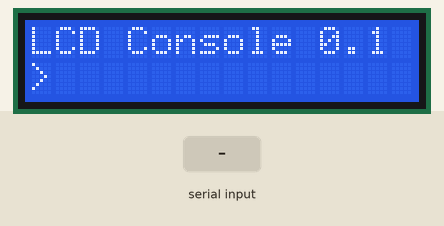
Simulated run of this sketch. Board: Arduino Uno, built with avr-gcc and run on an emulated ATmega328P. On the bench: 16×2 character LCD. The test bench sets the inputs (shaded band). What the sketch prints to the serial monitor is not drawn.

Above: at 1.3 s.
1.4 s: "1" received over Serial
At 2.7 s:
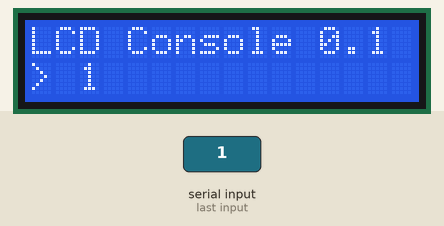
3.9 s: "0" received over Serial
At 5.8 s:
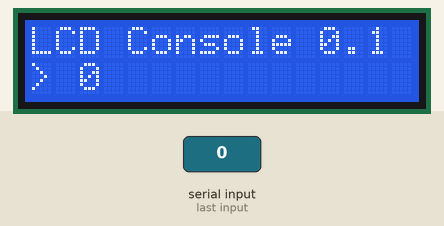
6.4 s: "2" received over Serial
At 7.7 s:
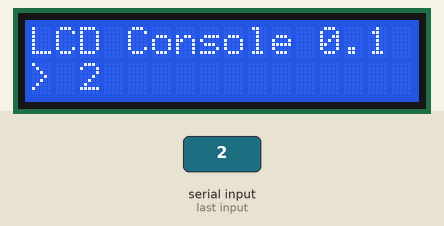
Timing chart, 0 to 9.4 s (numbered marks = the images above; inputs shaded):
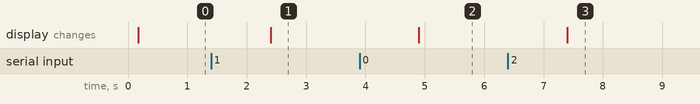

The sketch:

LCDSerial.ino
```cpp
#include <LiquidCrystal.h>
LiquidCrystal lcd(8, 9, 4, 5, 6, 7);

void setup() {
  // put your setup code here, to run once:
  Serial.begin(9600);
  Serial.println("Welcome!");
  Serial.println("This is Muhammadreza Haghiri's simple console!");
  Serial.println("Type some messages here, and see that on your LCD!");
  Serial.println("Designed for LCD & Keypad Shield");
  Serial.println("=====================\n");
  lcd.begin(16, 2);
  lcd.print("LCD Console 0.1");
}

void loop() {
  // put your main code here, to run repeatedly:
  lcd.setCursor(0, 1);
  lcd.print("> ");
  if(Serial.available()){
    Serial.println("SUCCESS");
    lcd.setCursor(2, 1);
    lcd.print(Serial.readString());
    }


}
```

Measured:
- after the input at 1.4 s, the display: changes after 1.0 s (image 1)
- after the input at 3.9 s, the display: changes after 1.0 s (image 2)
- after the input at 6.4 s, the display: changes after 1.0 s (image 3)
